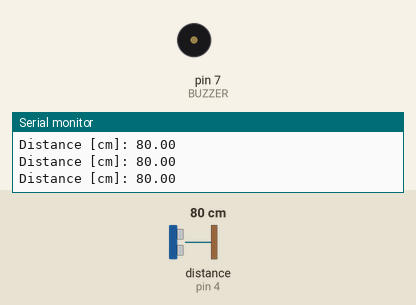
A sketch run on a simulated Arduino Uno, built with avr-gcc and run on an emulated ATmega328P. On the bench: buzzer (waves = sounding, pin HIGH), the last lines printed to the serial monitor. Inputs (shaded band) come from the test bench; at power-on: distance to the obstacle (sensor on pin 4) 80 cm. The echo pulse lasts 58.3 µs per cm.

Above: at 1.3 s.
1.4 s: distance to the obstacle (sensor on pin 4) set to 21 cm
2.9 s: distance to the obstacle (sensor on pin 4) set to 18 cm
At 3.5 s:
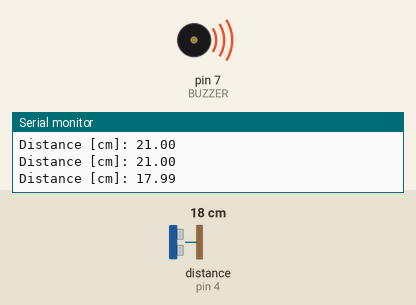
4.5 s: distance to the obstacle (sensor on pin 4) set to 35 cm
At 5.0 s:
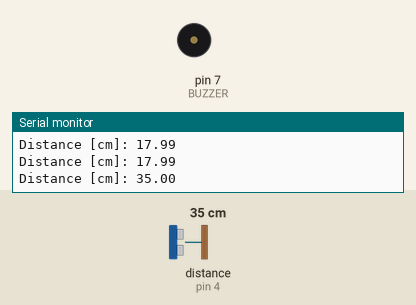
6.0 s: distance to the obstacle (sensor on pin 4) set to 2 cm
At 6.4 s:
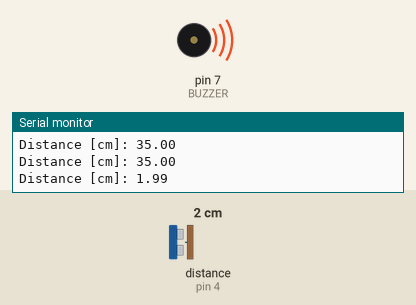
Timing chart, 0 to 8.5 s (numbered marks = the images above; inputs shaded):
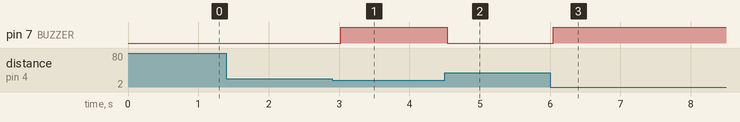

Measured:
- the behaviour switches between 20 and 19 cm on distance to the obstacle (sensor on pin 4) (found by bisection; images 0 and 1)
- after the input at 2.9 s, pin 7 (BUZZER): LOW → HIGH after 0.13 s
- after the input at 4.5 s, pin 7 (BUZZER): HIGH → LOW at once
- after the input at 6.0 s, pin 7 (BUZZER): LOW → HIGH at once

The sketch:

bat.ino
```cpp
/*
Ultrasonic.h is a arduino library for controlling ultrasonic speakers

This program uses the speakers capacity to listen to ultrasonic waves to measure
distance to close objects and fire an alarm if something approaches 20cm
*/

#include <Ultrasonic.h>

#define TRIGGER 2
#define ECHO 4
#define BUZZER 7

Ultrasonic ultrasonic(TRIGGER, ECHO);

void setup() {
  pinMode(BUZZER, OUTPUT);
  Serial.begin(9600);
}

void loop() {
  long time = ultrasonic.timing();
  float distance = ultrasonic.convert(time, Ultrasonic::CM);

  if (distance < 20) digitalWrite (BUZZER, HIGH);
  else digitalWrite (BUZZER, LOW);

  Serial.print("Distance [cm]: ");
  Serial.println(distance);
  delay(500);
}
```
